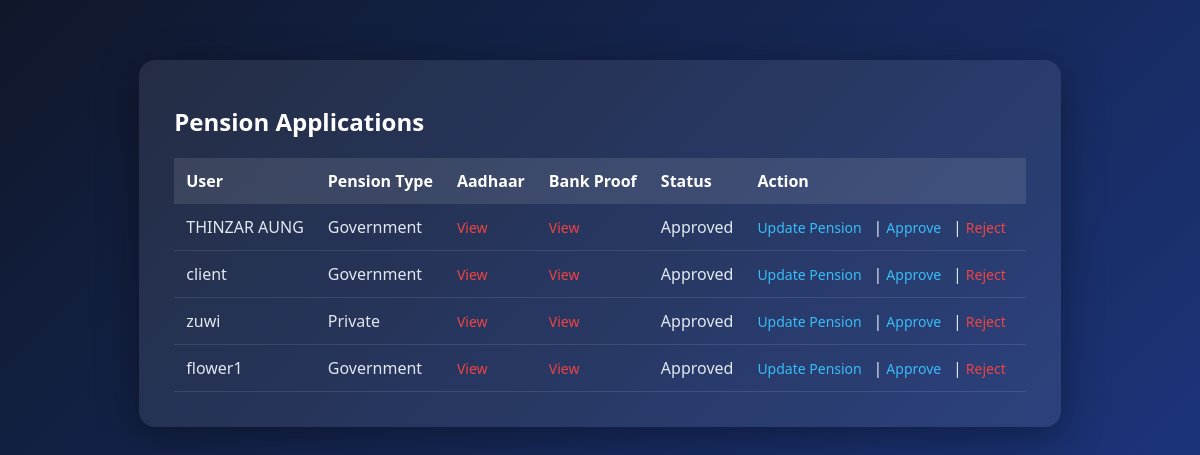
Screenshot of /admin/admin_pension_verify.php with the database file from the repository.
### tables this page shows
CREATE TABLE `pension_applications` (
  `id` int(11) NOT NULL,
  `user_id` int(11) DEFAULT NULL,
  `pension_type` varchar(50) DEFAULT NULL,
  `aadhaar_file` varchar(255) DEFAULT NULL,
  `bank_file` varchar(255) DEFAULT NULL,
  `status` varchar(20) DEFAULT 'Pending',
  `applied_at` timestamp NOT NULL DEFAULT current_timestamp()
);

CREATE TABLE `users` (
  `id` int(11) NOT NULL,
  `name` varchar(100) DEFAULT NULL,
  `email` varchar(255) DEFAULT NULL,
  `phone` varchar(20) DEFAULT NULL,
  `password` varchar(255) DEFAULT NULL,
  `otp` varchar(10) DEFAULT NULL,
  `is_verified` tinyint(4) DEFAULT 0,
  `login_otp` varchar(10) DEFAULT NULL,
  `otp_expires_at` datetime DEFAULT NULL,
  `login_otp_expires_at` datetime DEFAULT NULL,
  `profile_photo` varchar(255) DEFAULT NULL,
  `created_at` timestamp NOT NULL DEFAULT current_timestamp(),
  `last_login` datetime DEFAULT NULL,
  `failed_attempts` int(11) DEFAULT 0,
  `account_status` enum('active','blocked') DEFAULT 'active'
);

### admin/admin_pension_verify.php (the view, shortened to what this page needs)
<?php
include "../db.php";
$result = mysqli_query(
    $conn,
    "SELECT p.*, u.name
     FROM pension_applications p
     JOIN users u ON p.user_id = u.id"
);
?>
<!DOCTYPE html>
<html>
<head>
    <link rel="stylesheet" href="../assets/css/style.css">
</head>
<body>
<div class="admin-page">
    <div class="admin-container admin-wide">
        <h2 class="admin-title">Pension Applications</h2>
        <table class="admin-table">
            <tr>
                <th>User</th>
                <th>Pension Type</th>
                <th>Aadhaar</th>
                <th>Bank Proof</th>
                <th>Status</th>
                <th>Action</th>
            </tr>
            <?php while ($row = mysqli_fetch_assoc($result)) { ?>
            <tr>
                <td><?= $row['name'] ?></td>
                <td><?= $row['pension_type'] ?></td>
                <td>
                    <a href="../uploads/<?= $row['aadhaar_file'] ?>" target="_blank">
                        View
                    </a>
                </td>
                <td>
                    <a href="../uploads/<?= $row['bank_file'] ?>" target="_blank">
                        View
                    </a>
                </td>
                <td><?= $row['status'] ?></td>
                <td>
                    <a href="update_pension.php?user_id=<?= $row['user_id'] ?>">
                        Update Pension
                    </a>
                    |
                    <a href="update_status.php?id=<?= $row['id'] ?>&status=Approved">
                        Approve
                    </a>
                    |
                    <a href="update_status.php?id=<?= $row['id'] ?>&status=Rejected">
                        Reject
                    </a>
                </td>
            </tr>
            <?php } ?>
        </table>
    </div>
</div>
</body>
</html>

### assets/css/style.css (style rules this page uses)
* { margin: 0; padding: 0; box-sizing: border-box; }
body { background: #f5f7fb; font-family: 'Segoe UI', sans-serif; }
.admin-container { max-width: 1000px; margin: auto; background: #fff; padding: 25px; border-radius: 12px; }
.admin-table { width: 100%; border-collapse: collapse; }
.admin-table th { background: #6366f1; color: white; padding: 12px; }
.admin-table td { padding: 10px; border-bottom: 1px solid #eee; }
.admin-page { display:flex; min-height:100vh; background:linear-gradient(135deg,#0f172a,#1e3a8a); font-family:'Segoe UI',sans-serif; }
.admin-container { background:rgba(255,255,255,0.08); padding:35px; border-radius:16px; box-shadow:0 10px 40px rgba(0,0,0,0.35); color:#fff; }
.admin-container h2 { margin-bottom:20px; font-weight:600; }
.admin-table { width:100%; border-collapse:collapse; margin-top:10px; }
.admin-table th { background:rgba(255,255,255,0.15); padding:14px; text-align:left; font-weight:600; }
.admin-table td { padding:14px; border-bottom:1px solid rgba(255,255,255,0.08); }
.admin-table a { color:#38bdf8; margin-right:8px; text-decoration:none; font-size:14px; }
.admin-table a:last-child { color:#ef4444; }
.admin-container { margin-top: 60px; }
h2 { margin-top: 10px; }
.admin-container h2 { color: #ffffff; }
.admin-table { width:100%; border-collapse:collapse; margin-top:20px; color:#e2e8f0; }
.admin-table th { background:rgba(255,255,255,0.1); padding:12px; text-align:left; }
.admin-table td { padding:12px; border-bottom:1px solid rgba(255,255,255,0.1); }
.admin-table a { color:#38bdf8; margin-right:8px; text-decoration:none; }

### rows the page displays
pension_applications: user.name "THINZAR AUNG", pension_type "Government", status "Approved"
pension_applications: user.name "client", pension_type "Government", status "Approved"
pension_applications: user.name "zuwi", pension_type "Private", status "Approved"
pension_applications: user.name "flower1", pension_type "Government", status "Approved"
